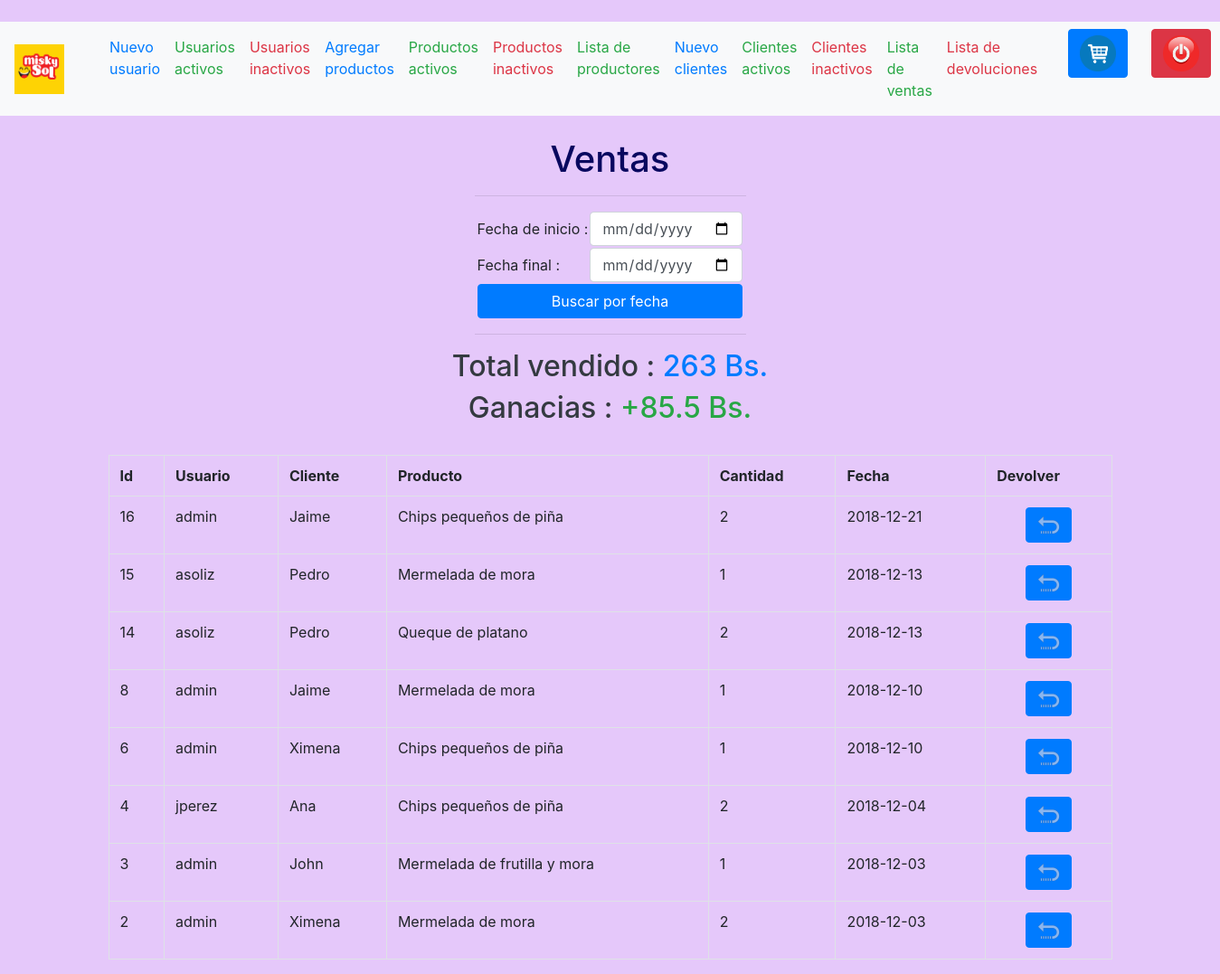
Screenshot of /Listados/abm_trans.php (signed in) with the database file from the repository.
### tables this page shows
CREATE TABLE IF NOT EXISTS `transaccion` (
  `idTrans` int(11) NOT NULL AUTO_INCREMENT,
  `idUsua` varchar(13) DEFAULT NULL,
  `idCli` int(11) DEFAULT NULL,
  `idProd` int(11) DEFAULT NULL,
  `cant` int(11) DEFAULT NULL,
  `fecTrans` date DEFAULT NULL,
  `estado` varchar(13) DEFAULT NULL,
  PRIMARY KEY (`idTrans`),
  KEY `idUsua` (`idUsua`),
  KEY `idCli` (`idCli`),
  KEY `idProd` (`idProd`)
);

CREATE TABLE IF NOT EXISTS `cliente` (
  `idCli` int(11) NOT NULL AUTO_INCREMENT,
  `nombre` varchar(50) DEFAULT NULL,
  `apellido` varchar(50) DEFAULT NULL,
  `ci_nit` varchar(15) DEFAULT NULL,
  `fecRegistro` date DEFAULT NULL,
  `estado` varchar(13) DEFAULT NULL,
  `idUsua` varchar(35) DEFAULT NULL,
  PRIMARY KEY (`idCli`),
  KEY `idUsua` (`idUsua`)
);

CREATE TABLE IF NOT EXISTS `producto` (
  `idProd` int(11) NOT NULL AUTO_INCREMENT,
  `nomProd` varchar(50) DEFAULT NULL,
  `precioProd` float DEFAULT NULL,
  `precioVent` float NOT NULL,
  `cant` int(11) DEFAULT NULL,
  `estado` varchar(13) DEFAULT NULL,
  PRIMARY KEY (`idProd`)
);

### Listados/abm_trans.php (the view, shortened to what this page needs)
<?php
  include '../Cab_pie/cabecera.php';
  $con=mysqli_connect("localhost","root");
  mysqli_select_db($con,"sistemaventas");
?>
<center>
<h1>Ventas</h1>
<hr width="300">
<table>
<form action="rep_trans.php">
        <tr><td>Fecha de inicio :</td><td><input type="date" name="feci" class="form-control" required=""></td></tr>
        <tr><td>Fecha final :</td><td><input type="date" name="fecf" class="form-control" required=""></td></tr>
  <tr><td colspan="2"><input type="submit" value="Buscar por fecha" class="btn btn-primary btn-block"></td></tr>
</form>
</table>
<hr width="300">
<?php
  $res=mysqli_query($con,"select t.idTrans,t.idUsua,c.nombre,p.nomProd,t.cant,t.fecTrans from transaccion t
  inner join cliente c on c.idCli=t.idCli inner join producto p on p.idProd=t.idProd where t.estado = 'habilitado'
  order by idTrans desc");
  $r=mysqli_query($con,"select sum(p.precioVent*t.cant)-sum(p.precioProd*t.cant) as ganancias
    from transaccion t
    inner join producto p on p.idProd=t.idProd
    where t.estado='habilitado'");
  $g=mysqli_fetch_row($r);
  $r2=mysqli_query($con,"select sum(p.precioVent*t.cant) as ganancias
    from transaccion t
    inner join producto p on p.idProd=t.idProd
    where t.estado='habilitado'");
  $t=mysqli_fetch_row($r2);
    echo "
        <td><div class='text-primary'><h2>"."<span class='text-dark'>Total vendido : </span>".$t[0]." Bs."."</h2></div></td>
        <td><div class='text-success'><h2>"."<span class='text-dark'>Ganacias : </span>+".$g[0]." Bs."."</h2></div></td>
      <br>";
  echo "<div class='container'>";
  echo "<table class='table table-hover table-condensed table-bordered'>";
  echo "<tr><th>Id</th><th>Usuario</th><th>Cliente</th><th>Producto</th><th>Cantidad</th><th>Fecha</th><th>Devolver</th></tr>";
  while (($reg=mysqli_fetch_row($res))!=null){
  	echo "<tr><td>";
  	 echo $reg[0] . "</td><td>" . $reg[1] . "</td><td>" . $reg[2] . "</td><td>" . $reg[3] . "</td><td>" . $reg[4] . "</td><td>" . $reg[5] . "</td><td>";
     ?>
     <center><button onclick="preguntar('<?php echo $reg[0] ?>')" class='btn btn-primary'><img src='../imagenes/devolver1.png' widht=30 height=25></a></center></td></tr>
      <?php
  }
  echo "</table>";
  echo "</div>";
?>

### Cab_pie/cabecera.php (style rules this page uses)
h1 { color: #08085F; }

### rows the page displays
transaccion: idTrans "16", idUsua "admin", idCli.nombre "Jaime", idProd.nomProd "Chips pequeños de piña", cant "2", fecTrans "2018-12-21"
transaccion: idTrans "15", idUsua "asoliz", idCli.nombre "Pedro", idProd.nomProd "Mermelada de mora", cant "1", fecTrans "2018-12-13"
transaccion: idTrans "14", idUsua "asoliz", idCli.nombre "Pedro", idProd.nomProd "Queque de platano", cant "2", fecTrans "2018-12-13"
transaccion: idTrans "8", idUsua "admin", idCli.nombre "Jaime", idProd.nomProd "Mermelada de mora", cant "1", fecTrans "2018-12-10"
transaccion: idTrans "6", idUsua "admin", idCli.nombre "Ximena", idProd.nomProd "Chips pequeños de piña", cant "1", fecTrans "2018-12-10"
transaccion: idTrans "4", idUsua "jperez", idCli.nombre "Ana", idProd.nomProd "Chips pequeños de piña", cant "2", fecTrans "2018-12-04"
transaccion: idTrans "3", idUsua "admin", idCli.nombre "John", idProd.nomProd "Mermelada de frutilla y mora", cant "1", fecTrans "2018-12-03"
transaccion: idTrans "2", idUsua "admin", idCli.nombre "Ximena", idProd.nomProd "Mermelada de mora", cant "2", fecTrans "2018-12-03"

### other values shown
$t[0] "263"
$g[0] "85.5"
